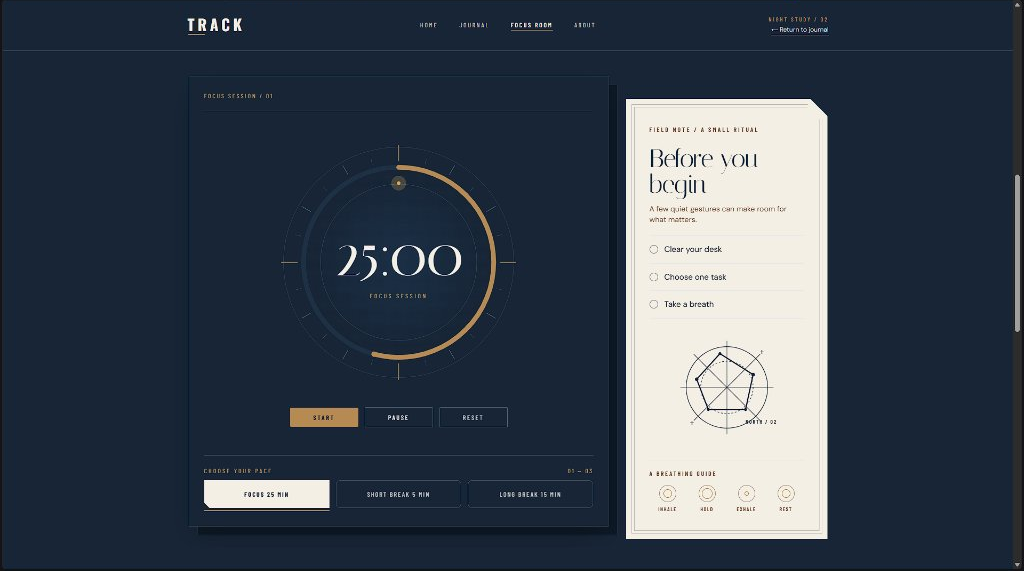
#> input picture design_baseline_webpage.png, 1024 x 571 px, found by its file name; the run also reads 2 pictures not shown here
$ python generate_comparison_images.py
#> lines starting #> are read from the running program, lines starting #| are printed output that depends on the picture
import os
from PIL import Image, ImageDraw, ImageFont

artifacts_dir = r"C:\Users\aruko\.gemini\antigravity\brain\ee6aeb57-f11f-456e-a239-9df767910937"
given_image_path = os.path.join(artifacts_dir, ".user_uploaded", "media_1794717847511_93bde018.jpg")
baseline_webpage_path = "design_baseline_webpage.png"

# Load fonts
font_title = ImageFont.truetype(r"C:\Windows\Fonts\segoeui.ttf", 26)
font_subtitle = ImageFont.truetype(r"C:\Windows\Fonts\segoeui.ttf", 15)
font_badge = ImageFont.truetype(r"C:\Windows\Fonts\segoeui.ttf", 13)
font_card_title = ImageFont.truetype(r"C:\Windows\Fonts\segoeui.ttf", 18)
font_card_sub = ImageFont.truetype(r"C:\Windows\Fonts\segoeui.ttf", 13)
font_body = ImageFont.truetype(r"C:\Windows\Fonts\segoeui.ttf", 14)
font_bold = ImageFont.truetype(r"C:\Windows\Fonts\segoeuib.ttf", 14)

# Open baseline webpage
img_baseline = Image.open(baseline_webpage_path) # (1024, 571)
#> img_baseline is the input picture: PIL image 1024x571 RGB; mean R, G, B 59.2, 69.1, 81.2

designs = [
    {
        "id": "design_a",
        "title": "DESIGN A: THE LEDGER",
        "branch": "feature/focus-timer-design-a",
        "shot": "screenshots/design_a_match_571.png",
        "dark_card_diff": "Replaces 3 pace tabs with structured 3-row setup form (study stepper + 25/50/90 chips, break 5/10 toggle, total time stepper + 1H-4H chips) & live preview line. Collapses to read-only block schedule upon Start.",
        "cream_card_diff": "Strict 5-part companion hierarchy: Checklist gate with 'Skip checklist' link -> task text input -> session progress bar ('BLOCK 2 OF 5') -> 4s box breathing guide (active only in breaks) -> procedural Web Audio sound controls."
    },
    {
        "id": "design_b",
        "title": "DESIGN B: DIAL-FIRST",
        "branch": "feature/focus-timer-design-b",
        "shot": "screenshots/design_b_match_571.png",
        "dark_card_diff": "Embeds session configuration directly on the dial. The SVG ring divides into proportional focus/break arcs redrawn live. Three interactive pills ('STUDY 25', 'BREAK 5', 'TOTAL 2H') with keyboard Up/Down control & 3 preset links.",
        "cream_card_diff": "Sound-first companion panel: Task input at top -> vertical list of 5 noise generators with custom SVG waveforms (0 emoji) -> checklist gate -> progress bar -> breathing guide animating exclusively during break intervals."
    },
    {
        "id": "design_c",
        "title": "DESIGN C: SESSION STRIP",
        "branch": "feature/focus-timer-design-c",
        "shot": "screenshots/design_c_match_571.png",
        "dark_card_diff": "Retains original dial and action buttons untouched, adding a proportional horizontal session timeline bar with moving needle and clock ticks ('START NOW', 'MID ~hh:mm', 'ENDS ~hh:mm').",
        "cream_card_diff": "Dual-mode side panel: Guided 3-step setup wizard ('Next'/'Back' flow with live preview) before start; flips smoothly to full companion mode (checklist gate, task input, progress bar, breathing guide, compact 2-row sound controls) once running."
    }
]

# Canvas configuration
canvas_w = 2128
pad_x = 32
pad_y = 24
header_h = 100
label_bar_h = 42
img_w = 1024
img_h = 571
footer_h = 150
canvas_h = pad_y + header_h + label_bar_h + img_h + 16 + footer_h + pad_y

c_bg = (15, 23, 36)          # #0F1724
c_card_bg = (23, 37, 54)     # #172536
c_gold = (182, 138, 83)      # #B68A53
c_cream = (244, 239, 228)    # #F4EFE4
c_cream_muted = (195, 190, 180)
c_border = (45, 62, 85)
c_badge_bg = (29, 44, 66)

for d in designs:
    canvas = Image.new("RGB", (canvas_w, canvas_h), c_bg)
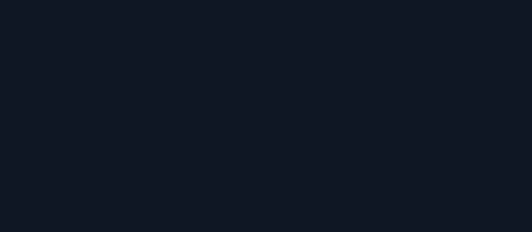
#> canvas: PIL image 2128x927 RGB (shown at 1/4 size); mean R, G, B 15, 23, 36
    draw = ImageDraw.Draw(canvas)

    # 1. Header Banner
    header_box = (pad_x, pad_y, canvas_w - pad_x, pad_y + header_h)
    draw.rectangle(header_box, fill=c_card_bg, outline=c_gold, width=1)

    # Top gold tracking label
    draw.text((pad_x + 24, pad_y + 16), "TRACK / FOCUS ROOM — DESIGN COMPARISON", font=font_badge, fill=c_gold)

    # Title
    title_text = f"ORIGINAL (GIVEN IMAGE)  vs.  {d['title']}"
    draw.text((pad_x + 24, pad_y + 36), title_text, font=font_title, fill=c_cream)

    # Branch pill
    branch_text = f"Branch: {d['branch']}"
    draw.text((pad_x + 24, pad_y + 70), branch_text, font=font_subtitle, fill=c_cream_muted)

    # 2. Left vs Right Column Labels
    y_labels = pad_y + header_h + 16
    left_x = pad_x
    right_x = pad_x + img_w + 16

    # Left Column Header: Given Image
    draw.rectangle((left_x, y_labels, left_x + img_w, y_labels + label_bar_h), fill=c_badge_bg, outline=c_border, width=1)
    draw.text((left_x + 16, y_labels + 11), "LEFT: GIVEN IMAGE (ORIGINAL BASELINE)", font=font_card_title, fill=c_gold)
    draw.text((left_x + 420, y_labels + 14), "Original 3 pace tabs, static ritual checklist, static breathing circles", font=font_card_sub, fill=c_cream_muted)

    # Right Column Header: New Design
    draw.rectangle((right_x, y_labels, right_x + img_w, y_labels + label_bar_h), fill=c_badge_bg, outline=c_gold, width=1)
    draw.text((right_x + 16, y_labels + 11), f"RIGHT: {d['title']}", font=font_card_title, fill=c_gold)
    draw.text((right_x + 360, y_labels + 14), f"Web Audio engine, procedural chimes, interactive companion panel", font=font_card_sub, fill=c_cream)

    # 3. Paste Images
    y_img = y_labels + label_bar_h + 4

    # Paste Baseline on Left
    canvas.paste(img_baseline, (left_x, y_img))
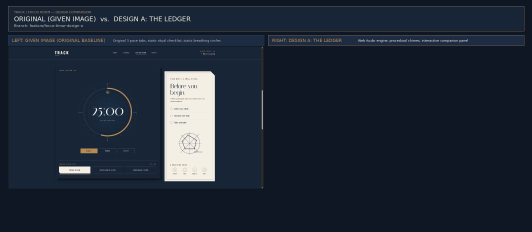
#> canvas: PIL image 2128x927 RGB (shown at 1/4 size); mean R, G, B 31.1, 40.2, 53.3
    draw.rectangle((left_x, y_img, left_x + img_w, y_img + img_h), outline=c_border, width=1)

    # Paste New Design on Right
    img_design = Image.open(d["shot"])
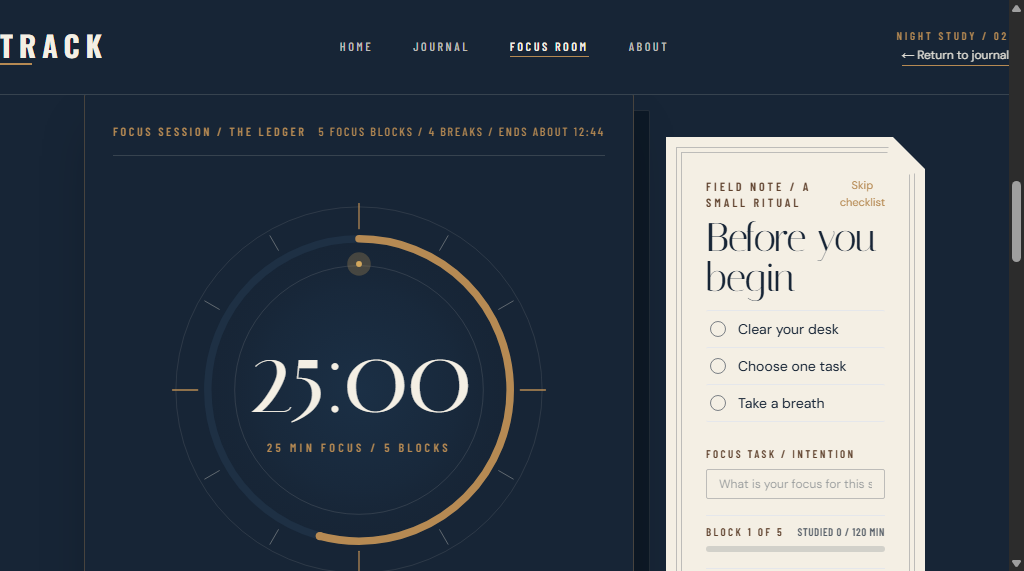
#> input picture screenshots/design_a_match_571.png, 1024 x 571 px, found by its file name
#> img_design is the input picture: PIL image 1024x571 RGB; mean R, G, B 68, 77.6, 88.2
    canvas.paste(img_design, (right_x, y_img))
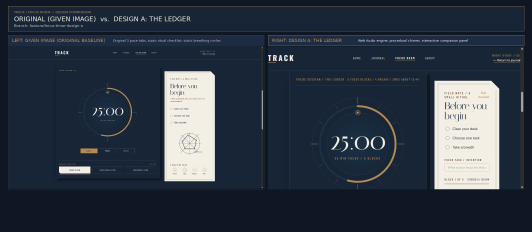
#> canvas: PIL image 2128x927 RGB (shown at 1/4 size); mean R, G, B 46.8, 56.5, 68.9
    draw.rectangle((right_x, y_img, right_x + img_w, y_img + img_h), outline=c_gold, width=1)

    # 4. Bottom Comparison Notes Card
    y_footer = y_img + img_h + 14
    footer_box = (pad_x, y_footer, canvas_w - pad_x, y_footer + footer_h)
    draw.rectangle(footer_box, fill=c_card_bg, outline=c_border, width=1)

    draw.text((pad_x + 24, y_footer + 14), "KEY ARCHITECTURAL & INTERFACE DIFFERENCES IN THIS VARIATION", font=font_bold, fill=c_gold)

    # Left note: Dark Card Changes
    draw.text((pad_x + 24, y_footer + 42), "Dark Timer Card:", font=font_bold, fill=c_cream)
    # wrap text if needed
    draw.text((pad_x + 24, y_footer + 64), d["dark_card_diff"], font=font_body, fill=c_cream_muted)

    # Right note: Cream Card Changes
    draw.text((pad_x + 24, y_footer + 92), "Cream Side Panel:", font=font_bold, fill=c_cream)
    draw.text((pad_x + 24, y_footer + 114), d["cream_card_diff"], font=font_body, fill=c_cream_muted)

    # Save to screenshots/ and artifacts directory
    out_local = f"screenshots/comparison_{d['id']}.png"
    out_artifact = os.path.join(artifacts_dir, f"comparison_{d['id']}.png")

    canvas.save(out_local, quality=95)
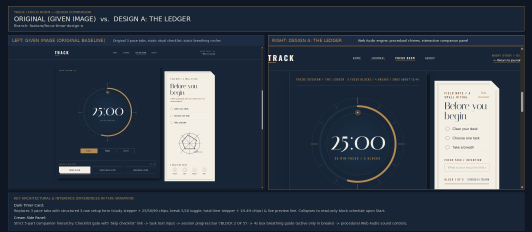
#> saved as comparison_design_a.png: PIL image 2128x927 RGB (shown at 1/4 size); mean R, G, B 49.3, 59.7, 72.4
    canvas.save(out_artifact, quality=95)
    print(f"Generated {out_local} and {out_artifact} ({canvas_w}x{canvas_h})")
#> pass 2 of the loop `for d in designs:`:
#> `canvas.paste(img_baseline, (left_x, y_img))`:
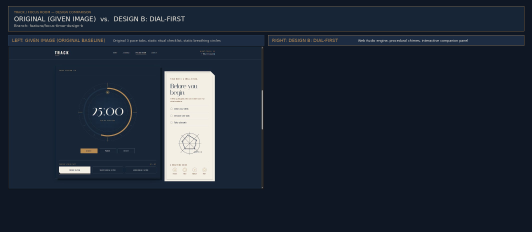
#> canvas: PIL image 2128x927 RGB (shown at 1/4 size); mean R, G, B 31.1, 40.2, 53.3
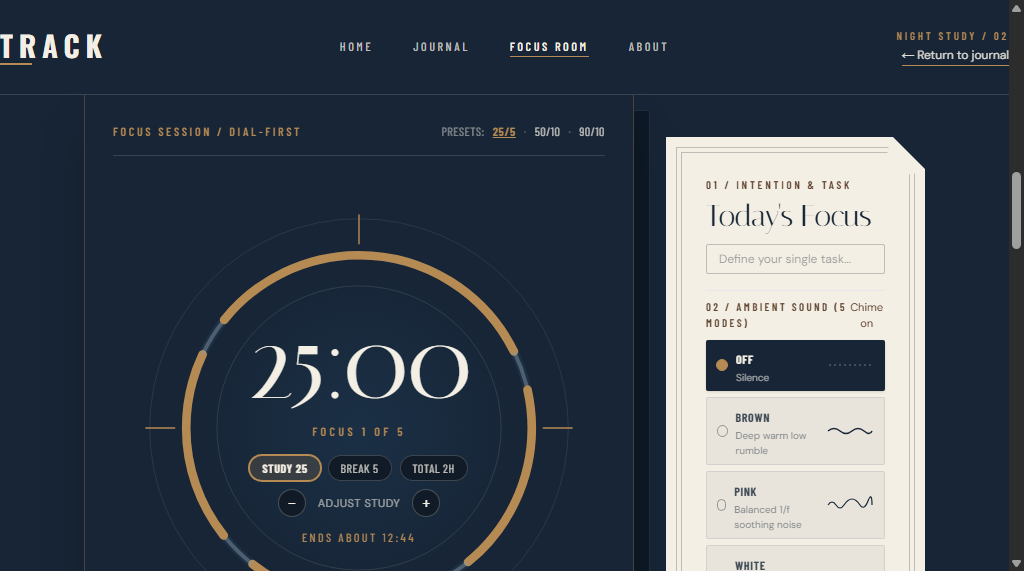
#> input picture screenshots/design_b_match_571.png, 1024 x 571 px, found by its file name
#> img_design is the input picture: PIL image 1024x571 RGB; mean R, G, B 65.6, 75.2, 85.9
#> `canvas.save(out_local, quality=95)`:
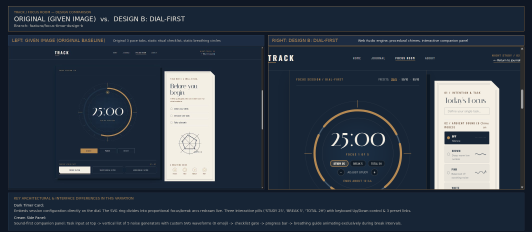
#> saved as comparison_design_b.png: PIL image 2128x927 RGB (shown at 1/4 size); mean R, G, B 48.6, 59, 71.7
#> pass 3 of the loop `for d in designs:`:
#> `canvas.paste(img_baseline, (left_x, y_img))`:
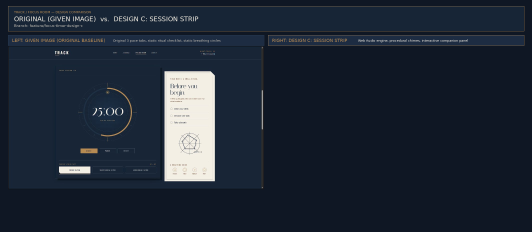
#> canvas: PIL image 2128x927 RGB (shown at 1/4 size); mean R, G, B 31.1, 40.3, 53.3
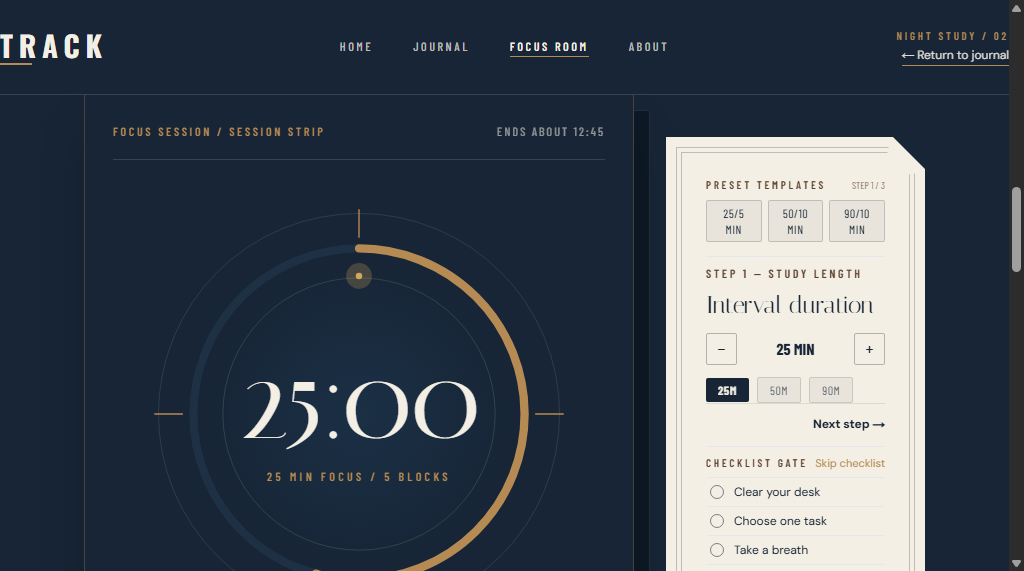
#> input picture screenshots/design_c_match_571.png, 1024 x 571 px, found by its file name
#> img_design is the input picture: PIL image 1024x571 RGB; mean R, G, B 67.8, 77.5, 88.3
#> `canvas.save(out_local, quality=95)`:
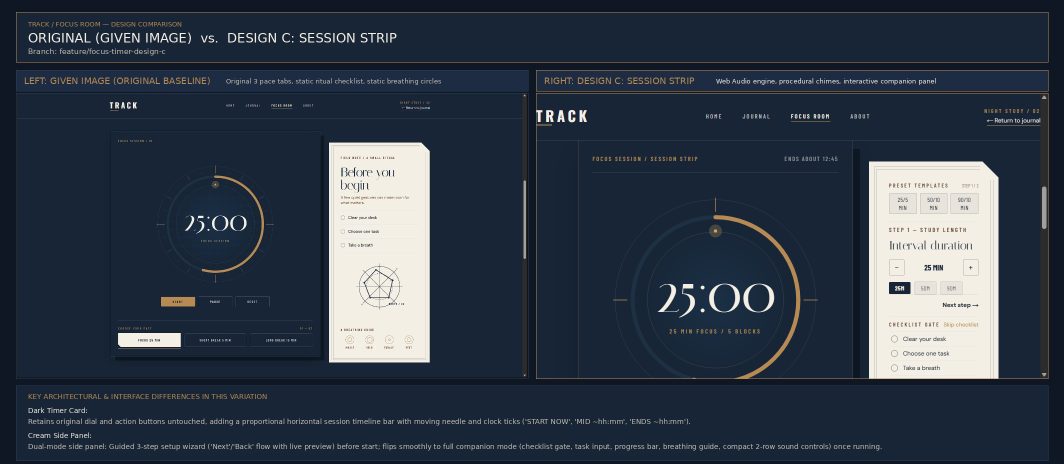
#> saved as comparison_design_c.png: PIL image 2128x927 RGB (shown at 1/2 size); mean R, G, B 49.3, 59.7, 72.5

# 5. Generate Master 2x2 Overview
print("Generating master 2x2 overview...")
master_w = 2128
master_h = pad_y + header_h + 16 + (label_bar_h + img_h + 16) * 2 + pad_y
master_canvas = Image.new("RGB", (master_w, master_h), c_bg)
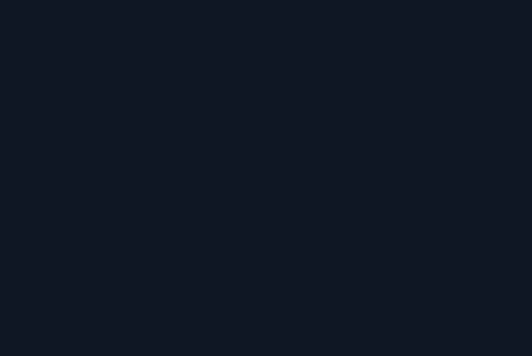
#> master_canvas: PIL image 2128x1422 RGB (shown at 1/4 size); mean R, G, B 15, 23, 36
master_draw = ImageDraw.Draw(master_canvas)

# Master Header
m_header_box = (pad_x, pad_y, master_w - pad_x, pad_y + header_h)
master_draw.rectangle(m_header_box, fill=c_card_bg, outline=c_gold, width=1)
master_draw.text((pad_x + 24, pad_y + 16), "TRACK / FOCUS ROOM — MASTER DESIGN MATRIX", font=font_badge, fill=c_gold)
master_draw.text((pad_x + 24, pad_y + 36), "GIVEN IMAGE vs. DESIGNS A, B & C (4-WAY MATRIX)", font=font_title, fill=c_cream)
master_draw.text((pad_x + 24, pad_y + 70), "All 3 designs share the identical Web Audio engine & zero-drift scheduler; compared at exact 1024x571 framing", font=font_subtitle, fill=c_cream_muted)

cells = [
    {"title": "GIVEN IMAGE (ORIGINAL BASELINE)", "img": img_baseline, "x": left_x, "y": pad_y + header_h + 16, "border": c_border},
    {"title": "DESIGN A: THE LEDGER (FORM & COLLAPSIBLE LIST)", "img": Image.open(designs[0]["shot"]), "x": right_x, "y": pad_y + header_h + 16, "border": c_gold},
    {"title": "DESIGN B: DIAL-FIRST (PROPORTIONAL ARCS & PILLS)", "img": Image.open(designs[1]["shot"]), "x": left_x, "y": pad_y + header_h + 16 + label_bar_h + img_h + 16, "border": c_gold},
    {"title": "DESIGN C: SESSION STRIP (TIMELINE & 3-STEP WIZARD)", "img": Image.open(designs[2]["shot"]), "x": right_x, "y": pad_y + header_h + 16 + label_bar_h + img_h + 16, "border": c_gold},
]

for cell in cells:
    cx = cell["x"]
    cy = cell["y"]
    # Label bar
    master_draw.rectangle((cx, cy, cx + img_w, cy + label_bar_h), fill=c_badge_bg, outline=cell["border"], width=1)
    master_draw.text((cx + 16, cy + 11), cell["title"], font=font_card_title, fill=c_gold)
    # Paste image
    master_canvas.paste(cell["img"], (cx, cy + label_bar_h))
    master_draw.rectangle((cx, cy + label_bar_h, cx + img_w, cy + label_bar_h + img_h), outline=cell["border"], width=1)
#> this loop made 4 passes
#> (cx, cy) on passes 1 to 4: (32, 140), (1072, 140), (32, 769), (1072, 769)
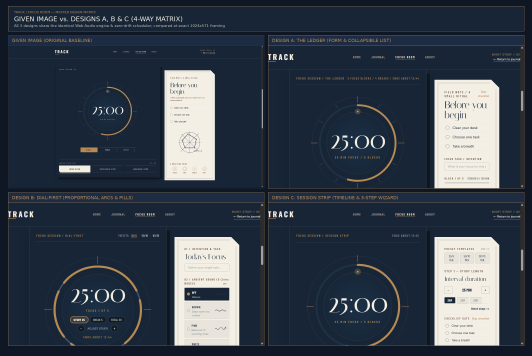
#> master_canvas: PIL image 2128x1422 RGB (shown at 1/4 size); mean R, G, B 56.9, 66.5, 78.1

master_local = "screenshots/comparison_master_matrix.png"
master_artifact = os.path.join(artifacts_dir, "comparison_master_matrix.png")
master_canvas.save(master_local, quality=95)
master_canvas.save(master_artifact, quality=95)
print(f"Generated {master_local} and {master_artifact}")
